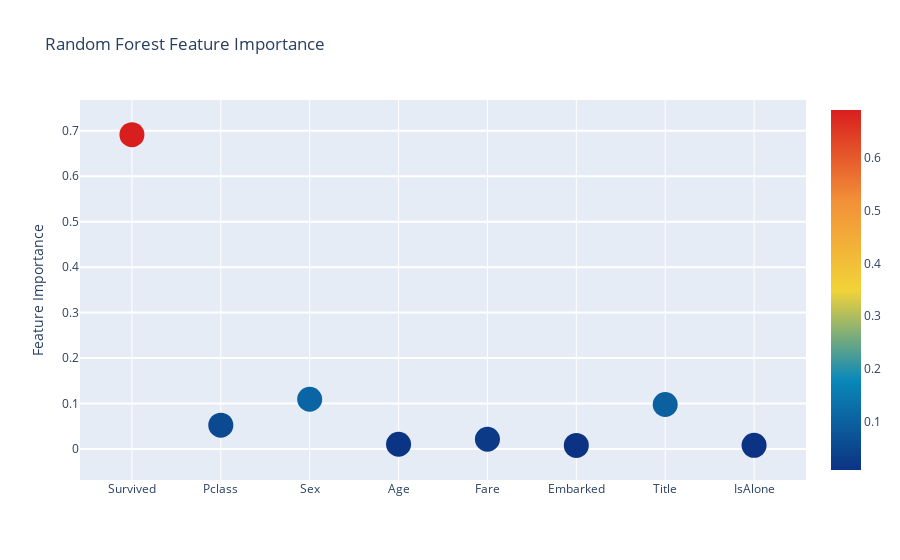

This figure's notebook cell:
### Code cell
# Scatter plot 
trace = go.Scatter(
    y = feature_dataframe['Random Forest feature importances'].values,
    x = feature_dataframe['features'].values,
    mode='markers',
    marker=dict(
        sizemode = 'diameter',
        sizeref = 1,
        size = 25,
        #size= feature_dataframe['AdaBoost feature importances'].values,
        #color = np.random.randn(500), #set color equal to a variable
        color = feature_dataframe['Random Forest feature importances'].values,
        colorscale='Portland',
        showscale=True
    ),
    text = feature_dataframe['features'].values
)
data = [trace]

layout= go.Layout(
    autosize= True,
    title= 'Random Forest Feature Importance',
    hovermode= 'closest',
#     xaxis= dict(
#         title= 'Pop',
#         ticklen= 5,
#         zeroline= False,
#         gridwidth= 2,
#     ),
    yaxis=dict(
        title= 'Feature Importance',
        ticklen= 5,
        gridwidth= 2
    ),
    showlegend= False
)
fig = go.Figure(data=data, layout=layout)
py.iplot(fig,filename='scatter2010')

### Figure 1 — Plotly figure (JSON) as saved in the notebook; plotly's stock layout.template omitted (floating-point values rounded to 4 significant figures)
{"data": [{"marker": {"color": [0.6913, 0.05252, 0.1096, 0.01058, 0.02159, 0.008106, 0.09805, 0.008252], "colorscale": [[0, "rgb(12,51,131)"], [0.25, "rgb(10,136,186)"], [0.5, "rgb(242,211,56)"], [0.75, "rgb(242,143,56)"], [1, "rgb(217,30,30)"]], "showscale": true, "size": 25, "sizemode": "diameter", "sizeref": 1}, "mode": "markers", "text": ["Survived", "Pclass", "Sex", "Age", "Fare", "Embarked", "Title", "IsAlone"], "type": "scatter", "x": ["Survived", "Pclass", "Sex", "Age", "Fare", "Embarked", "Title", "IsAlone"], "y": [0.6913, 0.05252, 0.1096, 0.01058, 0.02159, 0.008106, 0.09805, 0.008252]}], "layout": {"autosize": true, "hovermode": "closest", "showlegend": false, "title": {"text": "Random Forest Feature Importance"}, "yaxis": {"gridwidth": 2, "ticklen": 5, "title": {"text": "Feature Importance"}}}}
